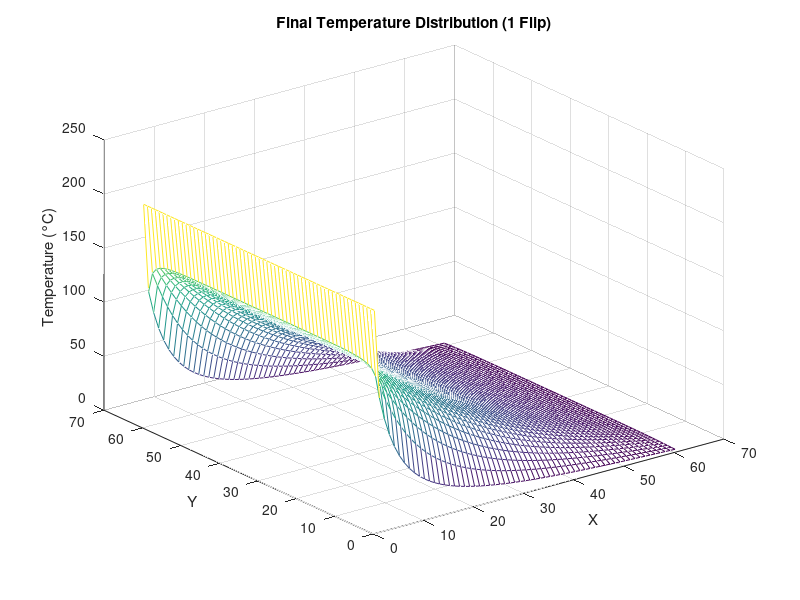
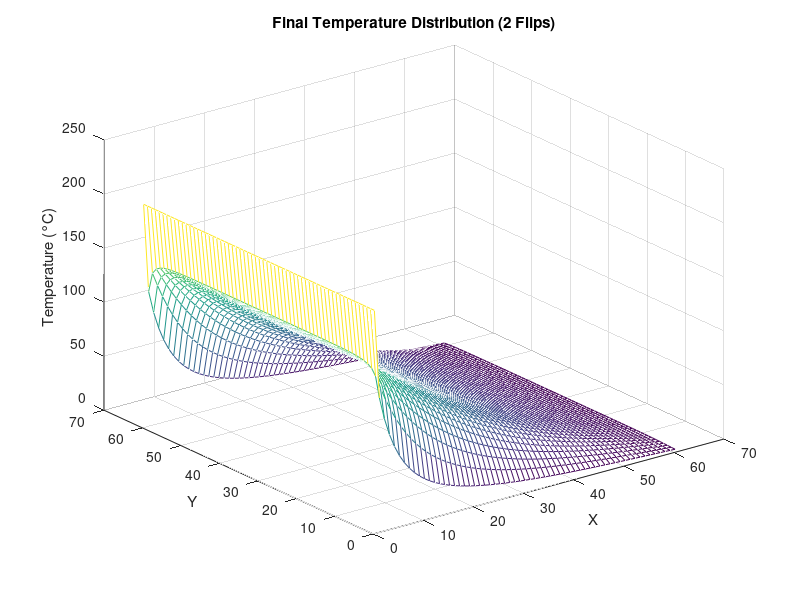

These figures' MATLAB source, in order:
clear;
clc;

% Parameters
alpha = 1.35e-7;
K = 0.04; % Neumann boundary condition (flux)
T_init = 23; % Initial temperature
T_oven = 204; % Dirichlet boundary temperature
T_target = 56; % Target temperature
L = 0.2032;
H = 0.0508;
nx = 60; ny = 60;  
dx = L / nx;
dy = H / ny;

% Calculate stable time step
dt = 0.3 * min(dx^2, dy^2) / alpha; 
nt=1500;

%total potitions
N = (nx+1)*(ny+1);

% Matrix A with Kronecker products
Ix = speye(nx+1);
Iy = speye(ny+1);
ex = ones(nx+1,1);
ey = ones(ny+1,1);
Tx = spdiags([ex -2*ex ex], -1:1, nx+1, nx+1) / dx^2;
Ty = spdiags([ey -2*ey ey], -1:1, ny+1, ny+1) / dy^2;

A = kron(Iy, Tx) + kron(Ty, Ix);
A_2flip=A;

I=speye(N);
M = I - dt * alpha * A;
M_2flip=M;

% Temperature matrix
T = zeros(N, nt+1);  

% Temperature matrix for 2-flip simulation
T_2flip = zeros(N, nt+1);  

% Set initial conditions
T(:,1) = T_init * ones(N,1);
T_2flip(:,1) = T_init * ones(N,1);

% Apply Dirichlet boundary condition for initial state
T2D = reshape(T(:,1), nx+1, ny+1);
T2D(:,1) = T_oven;
T(:,1) = T2D(:);

T2D_2flip = reshape(T_2flip(:,1), nx+1, ny+1);
T2D_2flip(:,1) = T_oven;
T_2flip(:,1) = T2D_2flip(:);

% Matrix b for Neumann conditions
b = zeros(N,1);
b(nx+1:nx+1:end) = -2 * alpha * K / dx;
b(ny+1:ny+1:end) = 2 * alpha * K / dx;
b(N-(nx+1)+(1:nx+1)) = -2 * alpha * K / dy;

% center of steak 
mid_x = round(nx/2) + 1;
mid_y = round(ny/2) + 1;
mid_index = sub2ind([nx+1, ny+1], mid_x, mid_y);

target_reached = false;
target_reached_2flip = false;

%time for full simulation starts
t1=tic;

t1_1flip = tic; %time for first simulation starts 
fprintf('=====Running simulation for 1 flip====\n');
for i = 2:nt+1
    T(:,i) = M \ (T(:,i-1) + b);
    T2D = reshape(T(:,i), nx+1, ny+1);
    
    % Reapply Dirichlet boundary condition
    T2D(:,1) = T_oven;
    T(:,i) = T2D(:);

    % Get the center temperature
    center_temp = T2D(mid_x, mid_y);

    % Display progress every 100 iterations
    if mod(i,100)==0
        disp(['Time step: ', num2str(i), ', Center Temperature: ', num2str(center_temp), '°C']);
    end

    % Stop simulation when center temperature reaches target
    if center_temp >= T_target
        disp(['Center temperature reached the target (', num2str(center_temp), '°C) at time step ', num2str(i)]);
        target_reached = true;
        break;
    end

    % Flip the matrix at halfway point
    if i == round(nt/2)
        disp(['Performing first flip at time step ', num2str(i)]);
        T2D = flipud(T2D);
        T2D(end,:) = T_oven;
        T(:,i) = T2D(:);
    end
end

if ~target_reached
    disp('Warning: Target temperature was not reached within the maximum number of time steps');
end
t1_1flip_end = toc(t1_1flip); %time for first simulation ends
disp(['Time needed for the first simulation: ', num2str(t1_1flip_end), ' seconds']);

%second simulation
fprintf('\n\n=====Running simulation for 2 flips=====\n');
t1_2flip = tic; %time for second simulation starts
for i = 2:nt+1
    T_2flip(:,i) = M_2flip \ (T_2flip(:,i-1) + b);
    T2D_2flip = reshape(T_2flip(:,i), nx+1, ny+1);
    
    % Reapply Dirichlet boundary condition
    T2D_2flip(:,1) = T_oven;
    T_2flip(:,i) = T2D_2flip(:);

    % Get the center temperature
    center_temp = T2D_2flip(mid_x, mid_y);

    % Display progress every 100 iterations
    if mod(i,100)==0
        disp(['Time step: ', num2str(i), ', Center Temperature: ', num2str(center_temp), '°C']);
    end

    % Stop simulation when center temperature reaches target
    if center_temp >= T_target
        disp(['Center temperature reached the target (', num2str(center_temp), '°C) at time step ', num2str(i)]);
        target_reached_2flip = true;
        break;
    end

    % First flip at 1/3 of the time
    if i == round(nt/3)
        disp(['Performing first flip at time step ', num2str(i)]);
        T2D_2flip = flipud(T2D_2flip);
        T2D_2flip(end,:) = T_oven;
        T_2flip(:,i) = T2D_2flip(:);
    end

    % Second flip at 2/3 of the time
    if i == round(2*nt/3)
        disp(['Performing second flip at time step ', num2str(i)]);
        T2D_2flip = flipud(T2D_2flip);
        T2D_2flip(end,:) = T_oven;
        T_2flip(:,i) = T2D_2flip(:);
    end
end

if ~target_reached_2flip
    disp('Warning: Target temperature was not reached within the maximum number of time steps');
end
t1_2flip_end = toc(t1_2flip); %time for second simulation ends

disp(['Time needed for the second simulation: ', num2str(t1_2flip_end), ' seconds']);
%print  the speed difference percentage
if t1_2flip_end < t1_1flip_end
    fprintf('The second simulation was faster by %.2f%%\n', ...
        ((t1_1flip_end-t1_2flip_end)/t1_1flip_end)*100);
elseif t1_1flip_end < t1_2flip_end
    fprintf('The first simulation was faster by %.2f%%\n', ...
        ((t1_2flip_end-t1_1flip_end)/t1_2flip_end)*100);
end

% Final Mesh Visualization for first simulation
figure(1);
mesh(T2D);
title('Final Temperature Distribution (1 Flip)');
xlabel('X');
ylabel('Y');
zlabel('Temperature (°C)');

% Final Mesh Visualization for second simulation
figure(2);
mesh(T2D_2flip);
title('Final Temperature Distribution (2 Flips)');
xlabel('X');
ylabel('Y');
zlabel('Temperature (°C)');

t2=toc(t1); %time for full simulation ends
disp(['The total time needed for the full simulation was:',num2str(t2)]);
